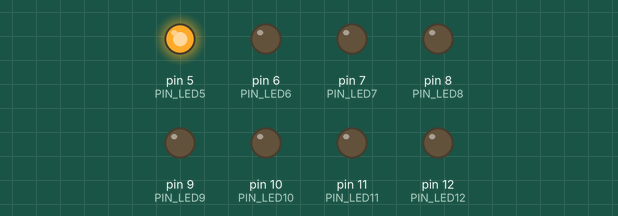
Bench run of a sketch on a simulated Arduino Uno, built with avr-gcc and run on an emulated ATmega328P. On the bench: output pins drawn as LEDs (lit = HIGH).

Above: at 0.2 s.
At 1.2 s:
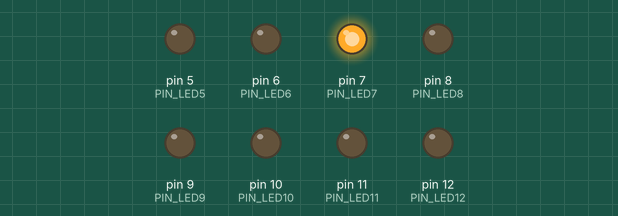
At 1.7 s:
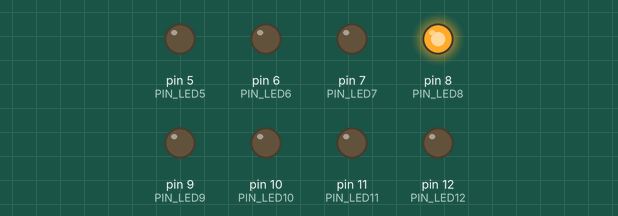
At 2.7 s:
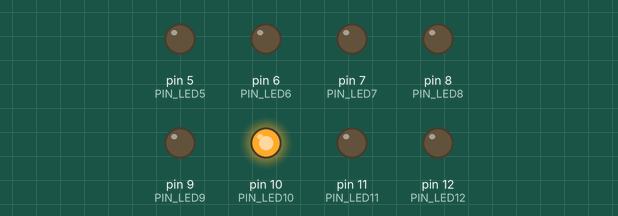
At 3.7 s:
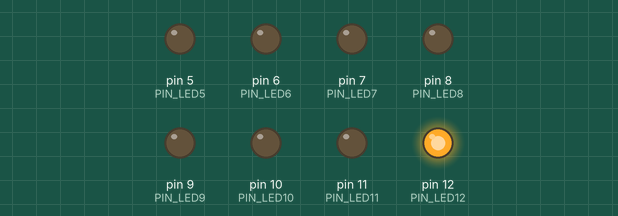
At 5.2 s:
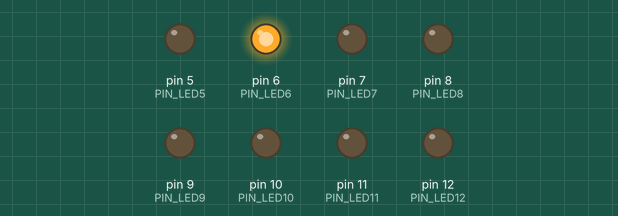
Timing chart, 0 to 5.9 s (numbered marks = the images above):
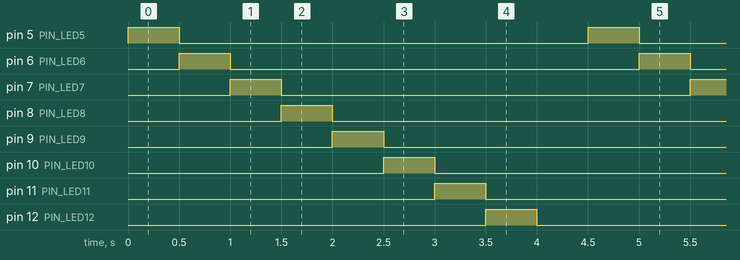

Measured:
- by itself, pin 5 (PIN_LED5), pin 6 (PIN_LED6), pin 7 (PIN_LED7), pin 8 (PIN_LED8), pin 9 (PIN_LED9), pin 10 (PIN_LED10), pin 11 (PIN_LED11), pin 12 (PIN_LED12): alternates HIGH for 0.50 s and LOW for 4.0 s
- by itself, everything shown: repeats every 4.5 s, in 9 steps

The sketch:

bargraphe.ino
```cpp
#define PIN_LED5 5
#define PIN_LED6 6
#define PIN_LED7 7
#define PIN_LED8 8
#define PIN_LED9 9
#define PIN_LED10 10
#define PIN_LED11 11
#define PIN_LED12 12


void setup()
{
	pinMode(PIN_LED5, OUTPUT);
	pinMode(PIN_LED6, OUTPUT);
	pinMode(PIN_LED7, OUTPUT);
	pinMode(PIN_LED8, OUTPUT);
	pinMode(PIN_LED9, OUTPUT);
	pinMode(PIN_LED10, OUTPUT);
	pinMode(PIN_LED11, OUTPUT);
	pinMode(PIN_LED12, OUTPUT);
}

void loop()
{
	digitalWrite(PIN_LED5, HIGH);
	delay(500);
	digitalWrite(PIN_LED5, LOW);
	digitalWrite(PIN_LED6, HIGH);
	delay(500);
	digitalWrite(PIN_LED6, LOW);
	digitalWrite(PIN_LED7, HIGH);
	delay(500);
	digitalWrite(PIN_LED7, LOW);
	digitalWrite(PIN_LED8, HIGH);
	delay(500);
	digitalWrite(PIN_LED8, LOW);
	digitalWrite(PIN_LED9, HIGH);
	delay(500);
	digitalWrite(PIN_LED9, LOW);
	digitalWrite(PIN_LED10, HIGH);
	delay(500);
	digitalWrite(PIN_LED10, LOW);
	digitalWrite(PIN_LED11, HIGH);
	delay(500);
	digitalWrite(PIN_LED11, LOW);
	digitalWrite(PIN_LED12, HIGH);
	delay(500);
	digitalWrite(PIN_LED12, LOW);
	delay(500);

}
```
